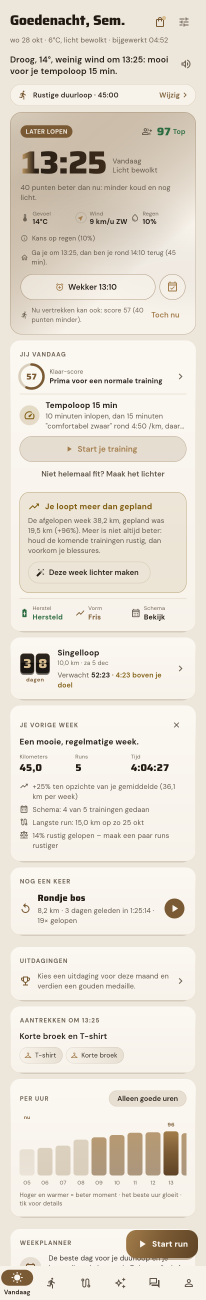
#> input picture 01_vandaag.png, 824 x 5200 px (shown at 1/4 size)
$ python -i store_screens.py   (imports and definitions only)
#> lines starting #> are read from the running program, lines starting #| are printed output that depends on the picture
#!/usr/bin/env python3
"""Maakt Play Store-schermafbeeldingen (1080 x 1920, staand 9:16) van de schermtest-plaatjes.

Elk plaatje krijgt een donker-gouden achtergrond, een korte kop en de app in een telefoonframe.
Daarnaast (met --kaal) de oude, kale versie: het bovenste stuk van het scherm in 9:16.

Gebruik: store_screens.py <map met plaatjes> <uitvoermap>
"""
import pathlib
import sys

from PIL import Image

# Volgorde = volgorde in de Play Store.
CHOSEN = [
    ("60_donker_vandaag", "1_beste_moment", "Loop op het beste moment", "Weer, wind en buien: Kadans kiest wanneer je gaat."),
    ("11_opnemen_bezig", "2_run_opnemen", "Lopen met stem en kaart", "Tempo, rondes en je record als ghost-loper."),
    ("62_donker_run_detail", "3_je_run", "Alles over je run", "Kaart, tussentijden, hartslag en terugblik."),
    ("15_na_je_run", "4_na_je_run", "Medailles en records", "Elke run telt. Ook die in de regen."),
    ("63_donker_routes", "5_routes", "Routes met wind mee", "Tekenen, laten maken of als vorm op de kaart."),
    ("66_donker_coach", "6_coach", "Een coach die je runs kent", "Vraag alles over je training."),
]
FONTS = pathlib.Path(__file__).resolve().parents[2] / "assets" / "fonts"
SIZE = (1080, 1920)
BACKGROUND = (9, 9, 11)  # RwColors.background (#09090B)


def to_store(src: pathlib.Path, dst: pathlib.Path) -> None:
#> called with src = '../../01_vandaag.png', dst = 'out.png'
    im = Image.open(src).convert("RGB")
    w, h = im.size
#> w = 824; h = 5200
    target_h = round(w * SIZE[1] / SIZE[0])
#> target_h = 1465
    if h >= target_h:
        im = im.crop((0, 0, w, target_h))
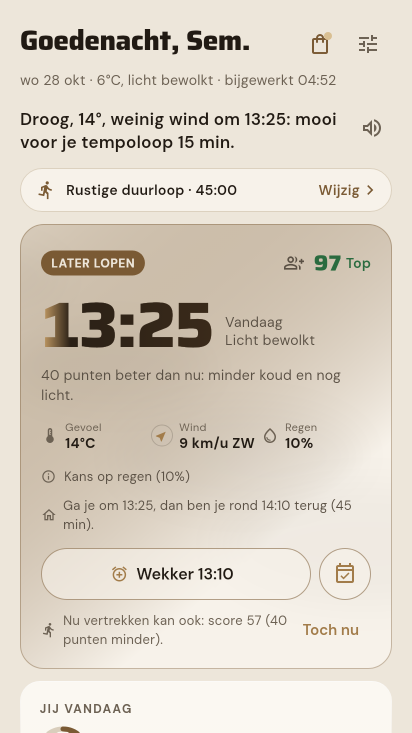
#> im: PIL image 824x1465 RGB (shown at 1/2 size); mean R, G, B 220.2, 211.5, 198.7
    else:
        canvas = Image.new("RGB", (w, target_h), BACKGROUND)
        canvas.paste(im, (0, 0))
        im = canvas
    im.resize(SIZE, Image.LANCZOS).save(dst, "PNG", optimize=True)
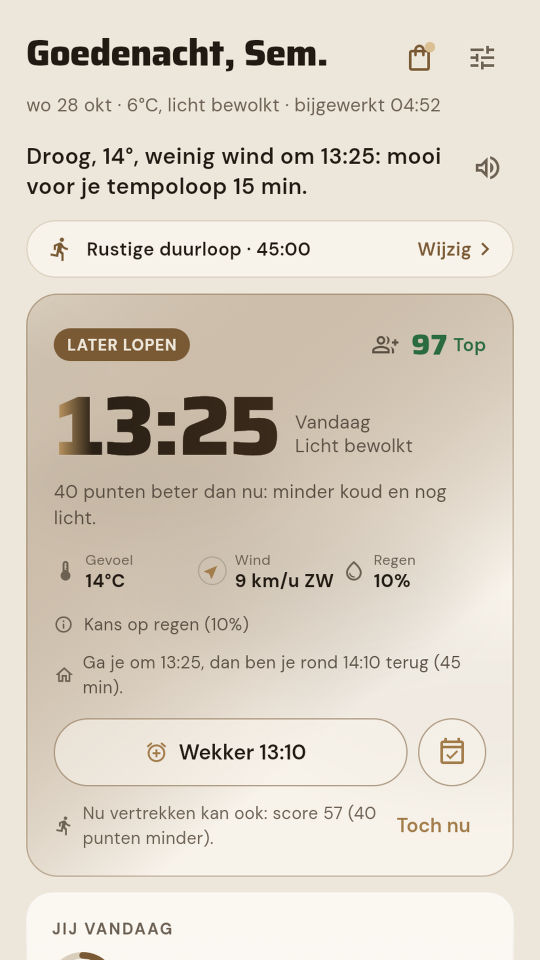
#> saved as out.png: PIL image 1080x1920 RGB (shown at 1/2 size); mean R, G, B 220.2, 211.5, 198.7


# [74 lines left out: functions framed, main, not called in this run]


# [2 lines not run here, left out]

>>> result = to_store('../../01_vandaag.png', 'out.png')

$ run again, on 04_routes.png
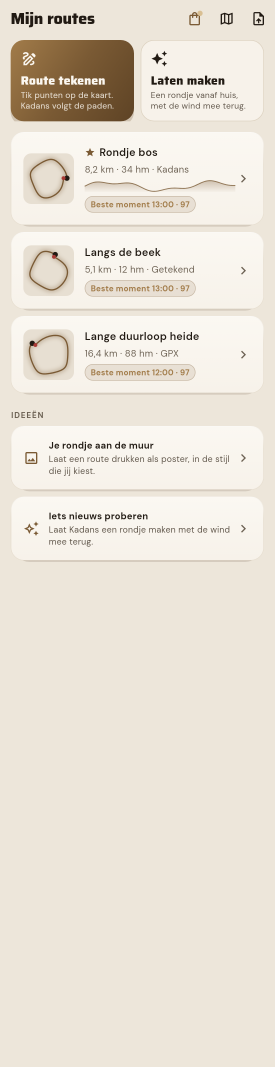
#> input picture 04_routes.png, 824 x 3200 px (shown at 1/3 size)
#> in to_store, `im = im.crop((0, 0, w, target_h))`:
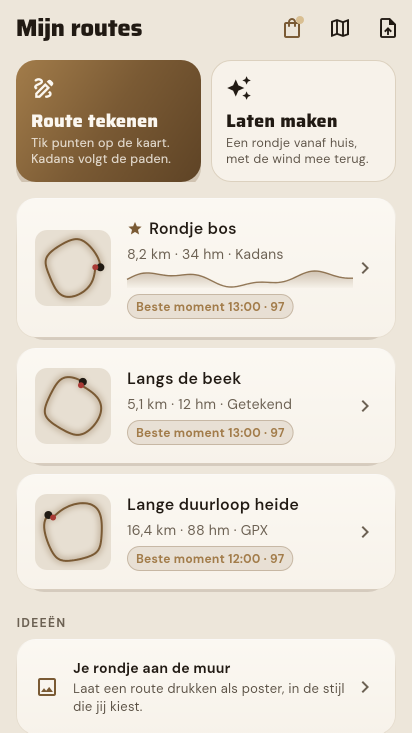
#> im: PIL image 824x1465 RGB (shown at 1/2 size); mean R, G, B 229.2, 221.4, 209.8
#> in to_store, `im.resize(SIZE, Image.LANCZOS).save(dst, "PNG", optimize=True)`:
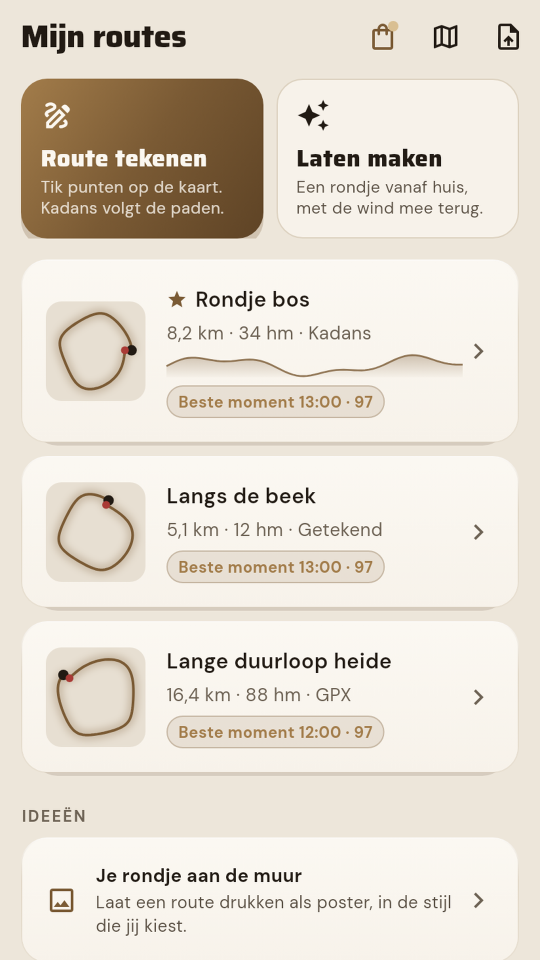
#> saved as out.png: PIL image 1080x1920 RGB (shown at 1/2 size); mean R, G, B 229.2, 221.4, 209.8
